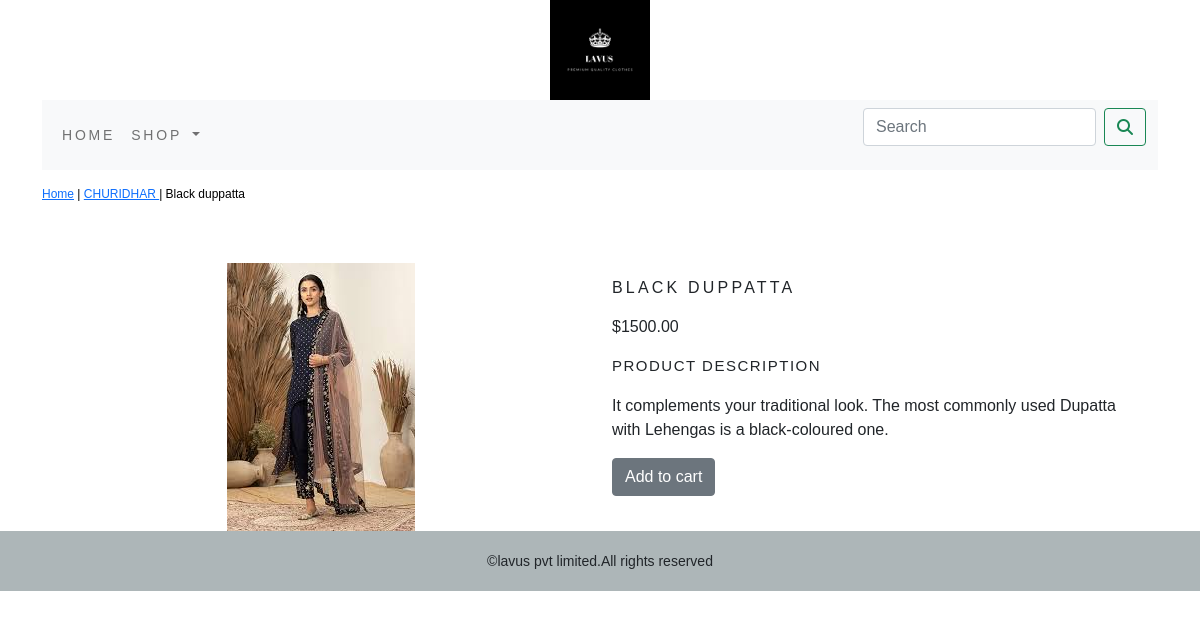
Page /shop/churidhar/balck-duppatta/ on the committed database.
### shop/models.py (models this page shows, shortened)
class Product(models.Model):
    name = models.CharField(max_length=250, unique=True)
    slug = models.SlugField(max_length=250, unique=True)
    description = models.TextField(blank=True)
    price = models.DecimalField(max_digits=10,decimal_places=2)
    category = models.ForeignKey(Category,on_delete=models.CASCADE)
    image = models.ImageField(upload_to='product', blank=True)
    stock = models.IntegerField()
    available = models.BooleanField(default=True)
    created = models.DateTimeField(auto_now_add=True)
    updated = models.DateTimeField(auto_now=True)
    class Meta:
        ordering=('name',)
        verbose_name='product'
        verbose_name_plural='products'

class Category(models.Model):
    name=models.CharField(max_length=50,unique=True)
    slug=models.SlugField(max_length=100,unique=True)
    description=models.TextField(blank=True)
    image=models.ImageField(upload_to='category',blank=True)
    class Meta:
        ordering=('name',)
        verbose_name='category'
        verbose_name_plural='categories'
    def get_url(self):
        return reverse('shop:products_by_category',args=[self.slug])
    def __str__(self):
        return '{}'.format(self.name)

### shop/views.py (the view)
# urls.py: path('<slug:c_slug>/<slug:pro_slug>/', views.ProDetail, name='ProdCatdetail'),
def ProDetail(request,c_slug,pro_slug):
    try:
        product=Product.objects.get(category__slug=c_slug,slug=pro_slug)
    except  Exception as e:
        raise e
    return render(request,"product.html", {'product':product})

### cart/context_processors.py (called while the page is built)
def counter(request):
    item_count=0
    if 'admin' in request.path:
        return {}
    else:
        try:
            cart=Cart.objects.filter(cart_id=cart_id(request))
            car_items=CartItem.objects.all().filter(cart=cart[:1])
            for cart_item in car_items:
                item_count += cart_item.quantity
        except Cart.DoesNotExist:
            item_count = 0
    return dict(item_count=item_count)

### cart/views.py (called while the page is built)
def cart_id(request):
    cart=request.session.session_key
    if not cart:
        cart=request.session.create()
    return cart

### shop/context_processors.py (called while the page is built)
def menu_links(request):
    links=Category.objects.all()
    return dict(links=links)

### templates/product.html (shortened to what this page needs)
{% extends 'base.html' %}
{% load static %}
{% block content %}
<div class="row my_prod_row_class">
    <div class="mx-auto">
        <p><a href="{% url 'shop:allProdCat' %}">Home</a> | <a href="{{ product.category.get_url }}">{{ product.category }} </a>| {{ product.name }}</p>
    </div>
</div>
    <div class="container">
      <div class="row">
        <div class="col-12 col-sm-12 col-md-12 col-lg-6 text-center">
             <div style="min-width: 18rem;font-size: 20px;">
                  <img src="{{ product.image.url }}" alt="{{ product.name }}">
             </div>
        </div>
            <div class="col-12 col-sm-12 col-md-12 col-lg-6">
               <div>
                 <h1 class="my_prod_title">{{ product.name }}</h1>
                 <p>${{ product.price }}</p>
                 <p class="my_title"> Product Description </p>
                 <p class="text-justify my_prod_text">{{ product.description }}</p>
                 {% if product.stock <= 0 %}
                 <p class="text-justify my_prod_text"><b>Out of stock</b></p>
                {% else %}
                <a class="btn btn-secondary"  href="{% url 'cart:add_cart' product.id %}">Add to cart</a>
                {% endif %}
               </div>
            </div>
      </div>
    </div>
{% endblock %}

### static/css/custom.css (style rules this page uses)
body { font-family: 'Barlow', sans-serif; }
.my_title { font-size: 15px; text-transform: uppercase; letter-spacing: .1em; }
.my_prod_row_class { padding-top: 15px; padding-bottom: 20px; }
.my_prod_row_class .mx-auto { color: black; font-size: 12px; text-decoration: none; }
.my_prod_title { font-size: 16px; text-transform: uppercase; padding-top: 15px; padding-bottom: 10px; letter-spacing: .2em; }

### rows in the picture
Product: category "CHURIDHAR", name "Black duppatta", image (picture), name "BLACK DUPPATTA", price "1500.00", description "It complements your traditional look. The most commonly used Dupatta with Lehengas is a black-coloured one."
